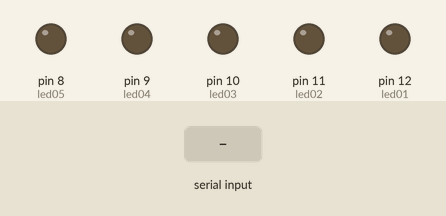
This sketch was run on a simulated Arduino Uno, built with avr-gcc and run on an emulated ATmega328P. Parts: output pins drawn as LEDs (lit = HIGH). The inputs (shaded band) are chosen by the test bench.

Above: at 1.2 s.
1.3 s: "a" received over Serial
At 2.3 s:
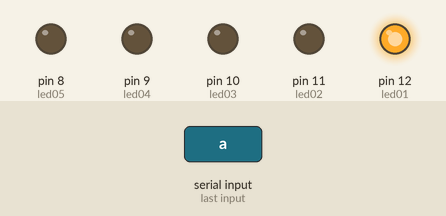
2.8 s: "s" received over Serial
At 3.4 s:
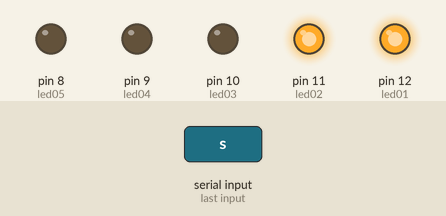
4.3 s: "d" received over Serial
At 4.6 s:
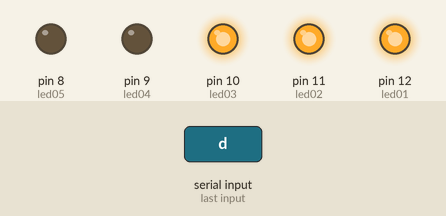
5.8 s: "f" received over Serial
At 6.9 s:
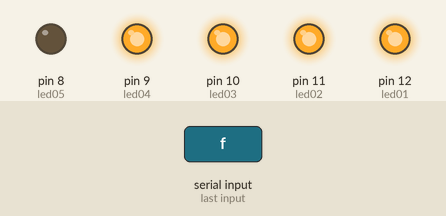
7.3 s: "g" received over Serial
At 8.1 s:
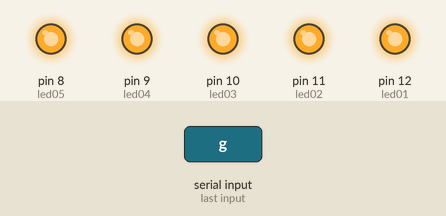
8.8 s: "a" received over Serial
At 9.2 s:
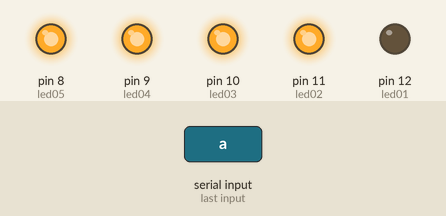
Timing chart, 0 to 11.3 s (numbered marks = the images above; inputs shaded):
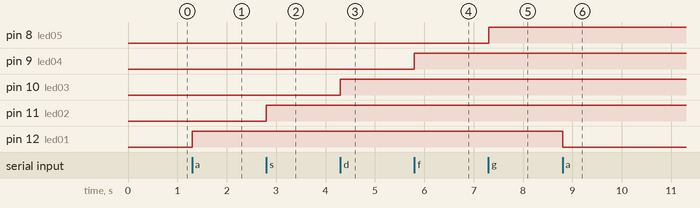

The sketch:

toggle.ino
```cpp
//Variables Globales
int led01=12, led02=11,led03=10, led04=9, led05=8;
boolean ledOn01=false, ledOn02=false, ledOn03=false, ledOn04=false, ledOn05=false;

//Funcion Global

void toggle01(int Led){//Led es un aragumento local huesped
  ledOn01=!ledOn01;
  digitalWrite(Led, ledOn01);

}

void toggle02(int led){
  ledOn02=!ledOn02;
  digitalWrite(led, ledOn02);
}

void toggle03(int led){
  ledOn03=!ledOn03;
  digitalWrite(led, ledOn03);
}

void toggle04(int led){
  ledOn04=!ledOn04;
  digitalWrite(led, ledOn04);
}

void toggle05(int led){
  ledOn05=!ledOn05;
  digitalWrite(led, ledOn05);
}

void setup() {
  Serial.begin(9600);
  pinMode(led01, OUTPUT);
  pinMode(led02, OUTPUT);
  pinMode(led03, OUTPUT);
  pinMode(led04, OUTPUT);
  pinMode(led05, OUTPUT);
}

void loop() {
  //Variables Locales
  //Funcion Local
  //Estados:
//HIGH = estado Alto = 1 = true
//LOW = Estado bajo = 0 = false
char teclado = Serial.read();
if(teclado=='a'){toggle01(led01);}//argumento ejecutor
if(teclado=='s'){toggle02(led02);}
if(teclado=='d'){toggle03(led03);}
if(teclado=='f'){toggle04(led04);}
if(teclado=='g'){toggle05(led05);}
}
```

Measured:
- after the input at 1.3 s, pin 12 (led01): LOW → HIGH at once
- after the input at 2.8 s, pin 11 (led02): LOW → HIGH at once
- after the input at 4.3 s, pin 10 (led03): LOW → HIGH at once
- after the input at 5.8 s, pin 9 (led04): LOW → HIGH at once
- after the input at 7.3 s, pin 8 (led05): LOW → HIGH at once
- after the input at 8.8 s, pin 12 (led01): HIGH → LOW at once
